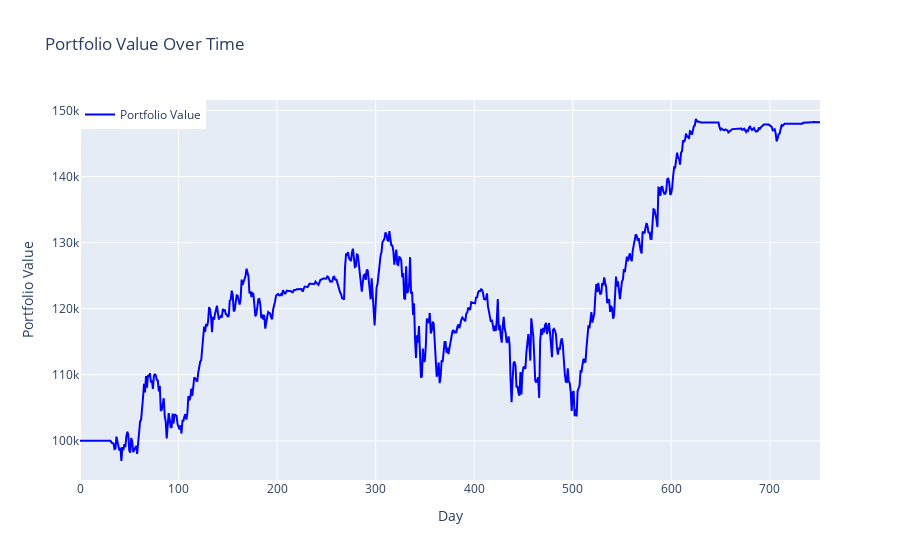

This figure's notebook cell:
### Code cell
# Graficar el historial de la cartera
fig = go.Figure()
fig.add_trace(go.Scatter(x=df_history['Day'], y=df_history['Portfolio Value'], mode='lines', name='Portfolio Value', line=dict(color='blue')))
fig.update_layout(title='Portfolio Value Over Time',
                   xaxis_title='Day',
                   yaxis_title='Portfolio Value',
                   showlegend=True,
                   legend=dict(x=0, y=1))
fig.show()

### Figure 1 — Plotly figure (JSON) as saved in the notebook; plotly's stock layout.template omitted (floating-point values rounded to 4 significant figures; data arrays with more than 128 entries replaced by an {"elided": "..."} marker saying what was removed)
{"data": [{"line": {"color": "blue"}, "mode": "lines", "name": "Portfolio Value", "type": "scatter", "x": {"elided": "752 int values"}, "y": {"elided": "752 float values"}}], "layout": {"legend": {"x": 0, "y": 1}, "showlegend": true, "title": {"text": "Portfolio Value Over Time"}, "xaxis": {"title": {"text": "Day"}}, "yaxis": {"title": {"text": "Portfolio Value"}}}}
